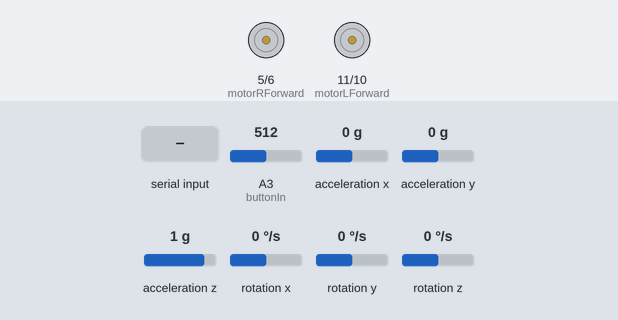
A sketch run on a simulated Arduino Uno, built with avr-gcc and run on an emulated ATmega328P. On the bench: motor-driver pin pairs drawn as motors (green arrow = first pin HIGH = forward, orange = second pin HIGH = backward, longer = more drive). The inputs (shaded band) are chosen by the test bench; at power-on: rotation z 0 °/s, A3 (buttonIn) = 512, acceleration x 0 g, acceleration y 0 g, acceleration z 1 g, rotation x 0 °/s, rotation y 0 °/s.

Above: at 2.3 s.
2.4 s: "Go" received over the second serial link
At 4.3 s:
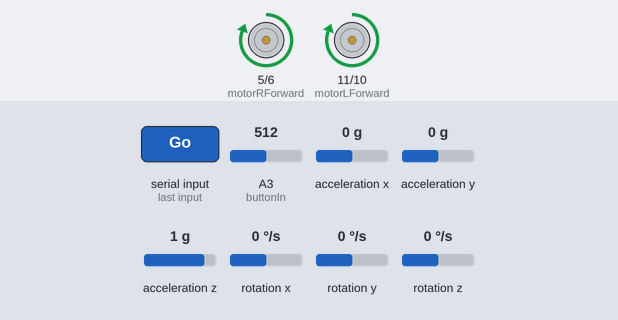
4.9 s: rotation z set to -192 °/s
At 5.8 s:
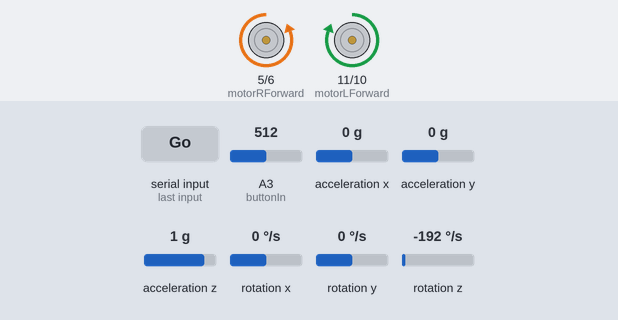
6.8 s: rotation z set to 192 °/s
At 9.6 s:
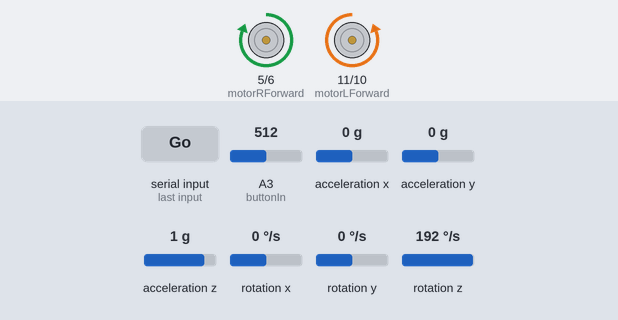
9.8 s: rotation z set to -100 °/s
At 12.05 s:
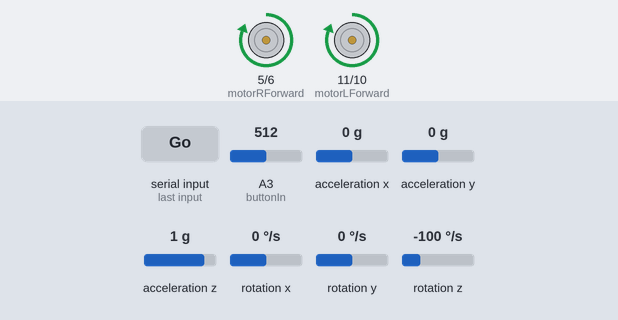
12.8 s: rotation z set to 94 °/s
At 14.45 s:
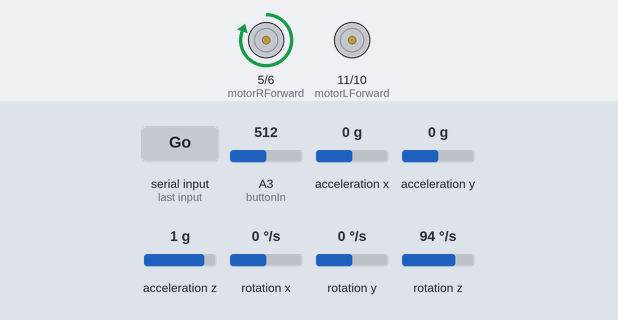
15.8 s: A3 (buttonIn) set to 522
At 16.6 s:
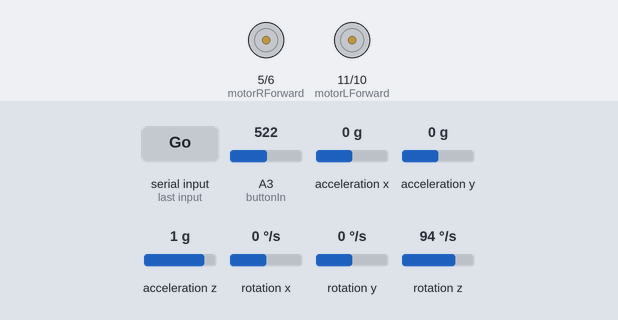
Timing chart, 0 to 18.3 s (numbered marks = the images above; inputs shaded):
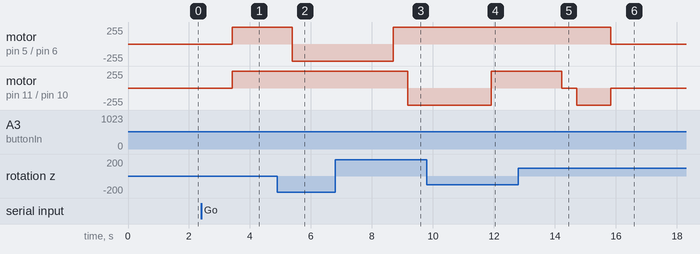

The sketch:

milestone2.ino
```cpp
#include <SoftwareSerial.h>
#include <Wire.h>
#include <MPU6050_light.h>

const double pi = 3.14159265358979323846264;

const double minAngleFactor = 10000;

const int motorLForward = 11;
const int motorLBackward = 10;
const int motorRForward = 5;
const int motorRBackward = 6;

const int buttonIn = A3;

const int BT_PIN_RXD = 7;
const int BT_PIN_TXD = 8;

unsigned long gyroTimer = 0;
double posX = 0.0;
double posY = 0.0;
double velX = 0.0;
double velY = 0.0;
double gyroTotalAccX;
double gyroTotalAccY;
unsigned long gyroPrintTimer = 0;

double lineAngleDeg = 0;
double lineX = 0;
double tractorAngle = 0;
double tractorX = 0;

int lowCount = 0;
int highCount = 0;

bool buttonState = false;
bool buttonControl = true;

bool moving = false;

SoftwareSerial bluetooth (BT_PIN_RXD, BT_PIN_TXD);

MPU6050 gyroscope(Wire);

void setup() {
  pinMode(motorLForward, OUTPUT);
  pinMode(motorLBackward, OUTPUT);
  pinMode(motorRForward, OUTPUT);
  pinMode(motorRBackward, OUTPUT);

//  Serial.begin(9600);
  Wire.begin();
  bluetooth.begin(9600);

  byte gyroStatus = gyroscope.begin();
  bluetooth.print(F("MPU6050 status: "));
  bluetooth.println(gyroStatus);

  bluetooth.println(F("Calculating offsets, do not move MPU6050"));
  delay(100);
  gyroscope.calcOffsets(true,true); // gyro and accelero
  bluetooth.println("Done!\n");
}

void loop() {

  gyroscope.update();

  updateGyroPos();

  //gyroTest();

  if(bluetooth.available()){
    String btString = bluetooth.readString();
    if(btString == "Go"){
      moving = true;
      bluetooth.print("Go Recieved");
    }
    if(btString == "Stop"){
      moving = false;
      bluetooth.print("Stop Recieved");
    }
    /*if(btString == "Recalibrate"){
      bluetooth.println(("Recalibrating"));
      bluetooth.println(F("Calculating offsets, do not move MPU6050"));
      delay(100);
      gyroscope.calcOffsets(true,true); // gyro and accelero
      bluetooth.println("Done!\n");
    }*/
    if(btString == "moving")
    {
      bluetooth.println("moving is ");
      bluetooth.print(moving);
    }
  }

  bool buttonVal = analogRead(buttonIn) > 512;
  //bluetooth.println(analogRead(buttonIn));
  updateButton(buttonVal);

  //bluetooth.println(moving);
  if (moving){
    driveForward(false);
  }
  else{
    stopTractor();
  }
}

void stopTractor(){
    digitalWrite(motorLForward,LOW);
    digitalWrite(motorLBackward,LOW);
    digitalWrite(motorRForward,LOW);
    digitalWrite(motorRBackward,LOW);
}

void driveForward(bool considerHorizontal){

    double idealAngleDeg;

    if(considerHorizontal){

      //the distance from the track, xDist, how far the tractor is to the right of its straight line
      double xDist = tractorX - lineX;

      //minAngleDeg: the ideal angle to hold, from relative to the angle of the line
      //when the tractor is on the right, this is a positive (ccw) angle
      //when it is on the left, xDist is negative, so the angle is clockwise
      idealAngleDeg = xDist/minAngleFactor + lineAngleDeg;

    }
    else{
      idealAngleDeg = lineAngleDeg;
    }

    //the furthest you should go, relative to the line, is perpendicular
    int maxAngleDeg = 90 + lineAngleDeg;
    int minAngleDeg = -90 + lineAngleDeg;

    //bound the ideal angle between the max and min
    idealAngleDeg = max(min(idealAngleDeg,maxAngleDeg),minAngleDeg);

    //take the ideal angle and the current angle and create relative motor speeds
    double angleDiff = tractorAngle - idealAngleDeg;


    int motorLSpeed = 0; // -256 to 255
    int motorRSpeed = 0; // -256 to 255

    //at angleDiff>=90: L = 255, R = -255
    //at angleDiff=0: L = 255, R = 255
    //at angleDiff<=-90: L = -255, R = 255


    motorLSpeed = 255*(1-angleDiff/45);
    motorLSpeed = max(min(motorLSpeed,255),-255);


    motorRSpeed = 255*(1+angleDiff/45);
    motorRSpeed = max(min(motorRSpeed,255),-255);

//    Serial.print("Motor L Speed: ");Serial.println(motorLSpeed);
//    Serial.print("Motor R Speed: ");Serial.println(motorRSpeed);

    driveTractor(motorLSpeed, motorRSpeed);

}

void updateGyroPos(){
  int dt = millis() - gyroTimer;
  double Zangle = gyroscope.getAngleZ();
  tractorAngle = Zangle;
  velX += (gyroscope.getAccX() * cos(Zangle*2*pi/360) + gyroscope.getAccY() * sin(Zangle*2*pi/360)) * dt;
  velY += (gyroscope.getAccY() * cos(Zangle*2*pi/360) - gyroscope.getAccX() * sin(Zangle*2*pi/360)) * dt;
  posX += velX * dt;
  posY += velY * dt;
  gyroTimer = millis();
}

void gyroTest(){

    if(millis() - gyroPrintTimer > 5000){


      Serial.print(F("Displacement     X(cm): "));
      Serial.print(posX/(9.8*10000));
      Serial.print("\tY(cm): ");
      Serial.println(posY/(9.8*10000));

      Serial.print(F("Velocity     X(cm/s): "));
      Serial.print(velX/0.98);
      Serial.print("\tY(cm/s): ");
      Serial.println(velY/0.98);

      Serial.print(F("Aceleration     X: "));
      Serial.print(gyroscope.getAccX());
      Serial.print("\tY: ");
      Serial.println(gyroscope.getAccY());


      Serial.print(F("ANGLE     X: "));
      Serial.print(gyroscope.getAngleX());
      Serial.print("\tY: ");
      Serial.print(gyroscope.getAngleY());
      Serial.print("\tZ: ");
      Serial.println(gyroscope.getAngleZ());
      Serial.println();

      gyroPrintTimer = millis();
    }
}

void driveTractor(int LSpeed, int RSpeed){

    //convert wheel speed into forward and backward signal
    byte motorLForwardSpeed = (LSpeed > 0)? LSpeed : 0;
    byte motorRForwardSpeed = (RSpeed > 0)? RSpeed : 0;
    byte motorLBackwardSpeed = (LSpeed < 0)? -LSpeed : 0;
    byte motorRBackwardSpeed = (RSpeed < 0)? -RSpeed : 0;

    //set the wheels' speeds
    analogWrite(motorLForward,motorLForwardSpeed);
    analogWrite(motorLBackward,motorLBackwardSpeed);
    analogWrite(motorRForward,motorRForwardSpeed);
    analogWrite(motorRBackward,motorRBackwardSpeed);
}

void onButtonStateHigh(){
  bluetooth.println("Button up");
  buttonControl = !buttonControl;
  moving = buttonControl;
  /*if (buttonControl)
  {
    //bluetooth.println(("Restarting"));
    bluetooth.println(F("Calculating offsets, do not move MPU6050"));
    delay(100);
    gyroscope.calcOffsets(true,true); // gyro and accelero
    bluetooth.println("Done!\n");
  }*/
}

void onButtonStateLow(){
    bluetooth.println("Button down");
    moving = buttonControl;
}

void updateButton(bool buttonVal){
  if (buttonVal){
    highCount++;
    lowCount = 0;
    if(highCount > 5 && !buttonState){
      buttonState = true;
      onButtonStateHigh();
    }
  }
  if (!buttonVal){
    lowCount++;
    highCount = 0;
    if(lowCount > 5 && buttonState){
      buttonState = false;
      onButtonStateLow();
    }
  }
}

/*void gyroCal()
{
  bluetooth.println(F("Calculating offsets, do not move MPU6050"));
  delay(100);
  gyroscope.calcOffsets(true,true); // gyro and accelero
  bluetooth.println("Done!\n");
}*/
```

Measured:
- the behaviour switches between 512 and 513 on A3 (buttonIn) (found by bisection; images 5 and 6)
- after the input at 2.4 s, motor on pin 5 (motorRForward) / pin 6 (motorRBackward), motor on pin 11 (motorLForward) / pin 10 (motorLBackward): stopped → forward 255/255 after 1.0 s
- after the input at 4.9 s, motor on pin 5 (motorRForward) / pin 6 (motorRBackward): forward 255/255 → backward 255/255 after 0.48 s
- after the input at 6.8 s, motor on pin 5 (motorRForward) / pin 6 (motorRBackward): backward 255/255 → forward 255/255 after 1.9 s; motor on pin 11 (motorLForward) / pin 10 (motorLBackward): forward 255/255 → backward 255/255 after 2.4 s
- after the input at 9.8 s, motor on pin 11 (motorLForward) / pin 10 (motorLBackward): backward 255/255 → forward 255/255 after 2.1 s
- after the input at 12.8 s, motor on pin 5 (motorRForward) / pin 6 (motorRBackward): stays forward 255/255 (without the input it goes to backward 255/255 after 0.04 s); motor on pin 11 (motorLForward) / pin 10 (motorLBackward): forward 255/255 → stopped after 1.4 s, → backward 255/255 0.49 s later
- after the input at 15.8 s, motor on pin 5 (motorRForward) / pin 6 (motorRBackward): forward 255/255 → stopped at once; motor on pin 11 (motorLForward) / pin 10 (motorLBackward): backward 255/255 → stopped at once
